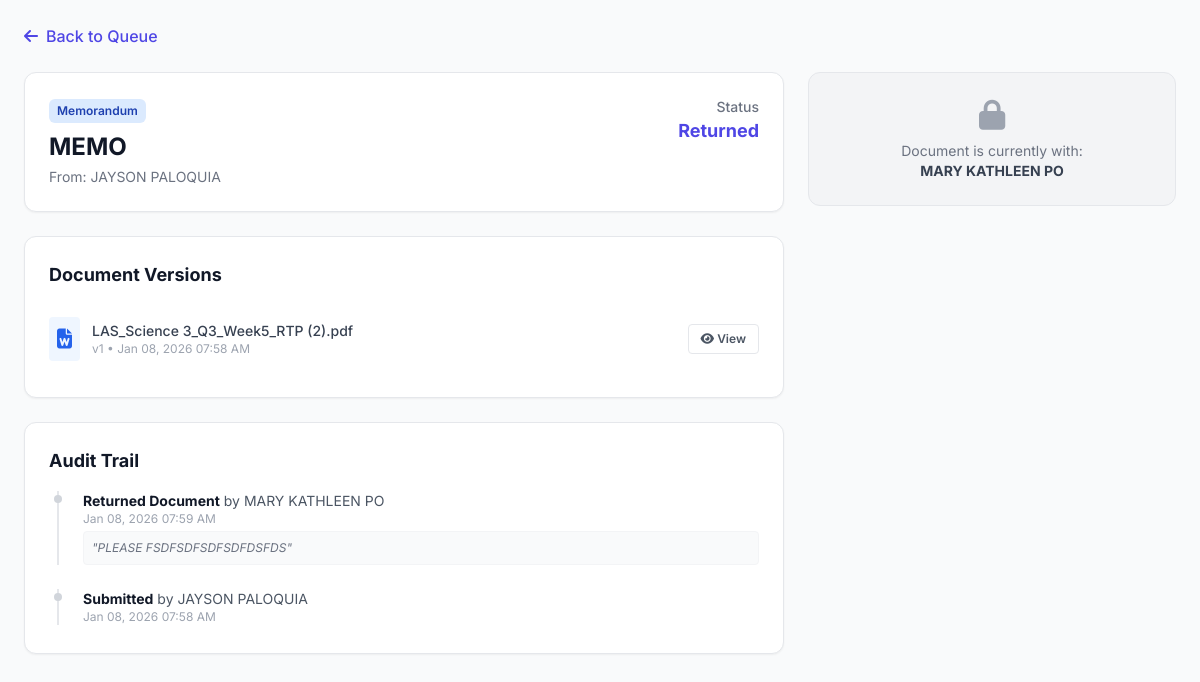
Page /view_document.php?id=46 (signed in) on the earlier database version.
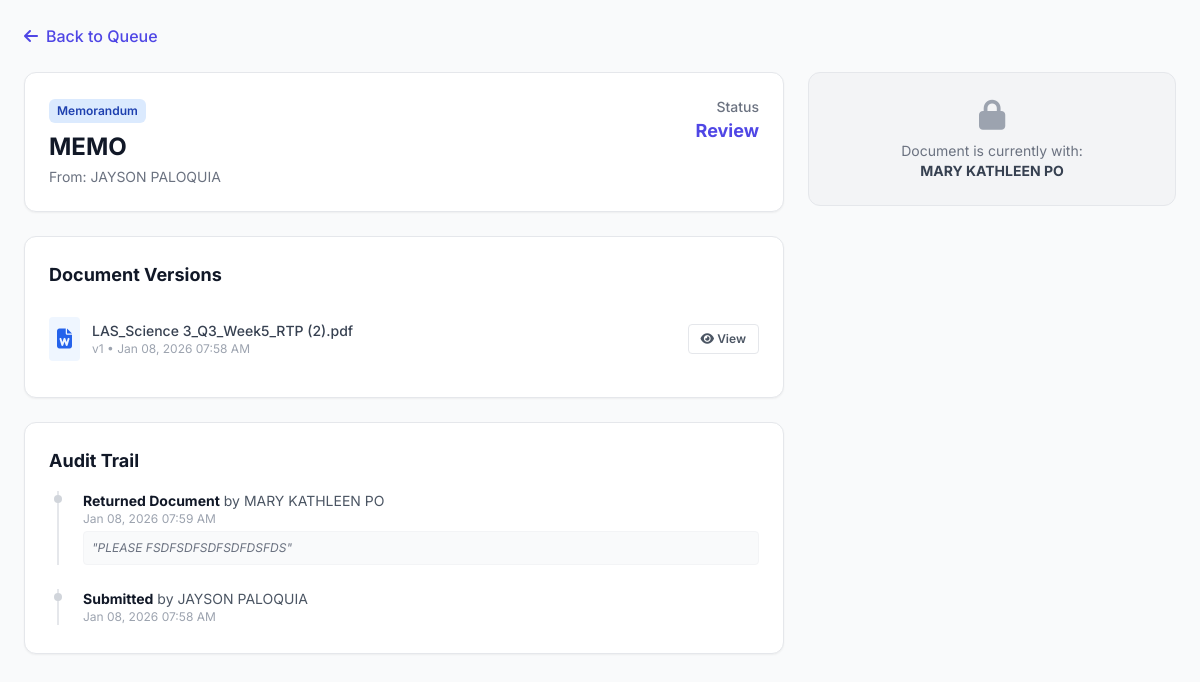
Same page on the later database version.
### tables this page shows
CREATE TABLE `documents` (
  `doc_id` int(11) NOT NULL,
  `title` varchar(255) NOT NULL,
  `doc_type` varchar(100) NOT NULL,
  `status` enum('Draft','Review','Signing','Completed','Returned','Archived') NOT NULL,
  `remarks` text DEFAULT NULL,
  `initiator_id` int(11) NOT NULL,
  `current_owner_id` int(11) DEFAULT NULL,
  `created_at` timestamp NOT NULL DEFAULT current_timestamp(),
  `updated_at` timestamp NOT NULL DEFAULT current_timestamp() ON UPDATE current_timestamp()
);

CREATE TABLE `users` (
  `user_id` int(11) NOT NULL,
  `email` varchar(255) NOT NULL,
  `password_hash` varchar(255) NOT NULL,
  `first_name` varchar(100) NOT NULL,
  `middle_name` varchar(100) DEFAULT NULL,
  `last_name` varchar(100) NOT NULL,
  `suffix` varchar(20) DEFAULT NULL,
  `position` varchar(100) DEFAULT NULL,
  `designation` varchar(100) DEFAULT NULL,
  `division` varchar(100) DEFAULT NULL,
  `sex` enum('Male','Female','Other','Prefer not to say') DEFAULT NULL,
  `contact_number` varchar(50) DEFAULT NULL,
  `role` enum('Initiator','Section Chief','Division Chief','ARD','RED','Records Office','Admin') NOT NULL DEFAULT 'Initiator',
  `status` varchar(50) NOT NULL DEFAULT 'Pending',
  `verification_token` varchar(255) DEFAULT NULL,
  `token_expiry` datetime DEFAULT NULL,
  `reset_token` varchar(255) DEFAULT NULL,
  `reset_token_expiry` datetime DEFAULT NULL,
  `created_at` timestamp NOT NULL DEFAULT current_timestamp(),
  `otos_userlink` int(11) NOT NULL,
  `profile_picture_path` varchar(255) DEFAULT NULL
);

### view_document.php (the view, shortened to what the changed rows need)
<?php
require_once 'db.php';
$doc_id = intval($_GET['id']);
$user_id = $_SESSION['user_id'];
$sql_doc = "SELECT d.*, u.first_name as init_fname, u.last_name as init_lname, co.first_name as owner_fname, co.last_name as owner_lname FROM documents d JOIN users u ON d.initiator_id = u.user_id LEFT JOIN users co ON d.current_owner_id = co.user_id WHERE d.doc_id = ?";
$stmt = $conn->prepare($sql_doc);
$stmt->bind_param("i", $doc_id);
$stmt->execute();
$doc = $stmt->get_result()->fetch_assoc();
$next_users = [];
?>
<!DOCTYPE html>
<html lang="en">
<head>
    <script src="https://cdn.tailwindcss.com"></script>
    <link rel="stylesheet" href="https://cdnjs.cloudflare.com/ajax/libs/font-awesome/6.4.0/css/all.min.css">
</head>
<body class="bg-gray-50 p-6">
<div class="max-w-7xl mx-auto grid grid-cols-1 lg:grid-cols-3 gap-6">
    <div class="lg:col-span-2 space-y-6">
        <div class="bg-white p-6 rounded-xl shadow-sm border border-gray-200">
            <div class="flex justify-between items-start">
                <div>
                    <span class="inline-block px-2 py-1 text-xs font-semibold rounded-md bg-blue-100 text-blue-800 mb-2">
                        <?php echo htmlspecialchars($doc['doc_type']); ?>
                    </span>
                    <h1 class="text-2xl font-bold text-gray-900"><?php echo htmlspecialchars($doc['title']); ?></h1>
                    <p class="text-sm text-gray-500 mt-1">
                        From: <?php echo htmlspecialchars($doc['init_fname'] . ' ' . $doc['init_lname']); ?>
                    </p>
                </div>
                <div class="text-right">
                    <div class="text-sm font-medium text-gray-500">Status</div>
                    <div class="text-lg font-bold text-indigo-600"><?php echo htmlspecialchars($doc['status']); ?></div>
                </div>
            </div>
        </div>
    </div>
    <div class="lg:col-span-1">
        <?php if ($doc['current_owner_id'] == $user_id): ?>
            <div class="bg-white p-6 rounded-xl shadow-md border-t-4 border-indigo-500 sticky top-6">
                <h3 class="text-lg font-bold text-gray-900 mb-4">Processing Actions</h3>
                <form action="" method="POST" enctype="multipart/form-data">
                    <div class="mb-4">
                        <label class="block text-sm font-medium text-gray-700 mb-2">Decision</label>
                        <select name="action_type" id="action_type" onchange="toggleNextUser()"
                                class="w-full border-gray-300 rounded-md shadow-sm focus:ring-indigo-500 focus:border-indigo-500 p-2 border bg-gray-50">
                            <option value="Forward">Forward / Approve</option>
                            <option value="Return">Return / Disapprove</option>
                            <option value="Finalize">Mark as Final</option>
                        </select>
                    </div>
                    <div class="mb-4">
                        <label class="block text-sm font-medium text-gray-700 mb-1">Upload Signed File (Optional)</label>
                        <input type="file" name="signed_file" class="block w-full text-xs text-gray-500 file:mr-4 file:py-2 file:px-4 file:rounded-full file:border-0 file:text-xs file:font-semibold file:bg-indigo-50 file:text-indigo-700 hover:file:bg-indigo-100">
                    </div>
                    <div class="mb-4" id="next_user_div">
                        <label class="block text-sm font-medium text-gray-700 mb-2">Route To</label>
                        <select name="next_user_id" class="w-full border-gray-300 rounded-md shadow-sm focus:ring-indigo-500 focus:border-indigo-500 p-2 border bg-gray-50">
                            <option value="">Select Next Signatory...</option>
                            <?php foreach($next_users as $u): ?>
                                <option value="<?php echo $u['user_id']; ?>"><?php echo htmlspecialchars($u['full_name']); ?></option>
                            <?php endforeach; ?>
                        </select>
                    </div>
                    <div class="mb-6">
                        <label class="block text-sm font-medium text-gray-700 mb-2">Remarks</label>
                        <textarea name="remarks" rows="3" class="w-full border-gray-300 rounded-md shadow-sm focus:ring-indigo-500 focus:border-indigo-500 p-2 border bg-gray-50" placeholder="Any comments?"></textarea>
                    </div>
                    <button type="submit" onclick="return confirm('Process this document?')" class="w-full bg-indigo-600 hover:bg-indigo-700 text-white font-bold py-2.5 rounded-lg shadow transition">
                        Submit Decision
                    </button>
                </form>
            </div>
        <?php else: ?>
             <div class="bg-gray-100 p-6 rounded-xl border border-gray-200 text-center">
                <p class="text-gray-500 text-sm">Document is currently with: <br>
                <span class="font-bold text-gray-700">
                    <?php echo $doc['owner_fname'] ? htmlspecialchars($doc['owner_fname'] . ' ' . $doc['owner_lname']) : 'Completed/Archived'; ?>
                </span></p>
            </div>
        <?php endif; ?>
    </div>
</div>
</body>
</html>

Differences in the rows shown:
changed documents "MEMO": status "Returned" → "Review"
